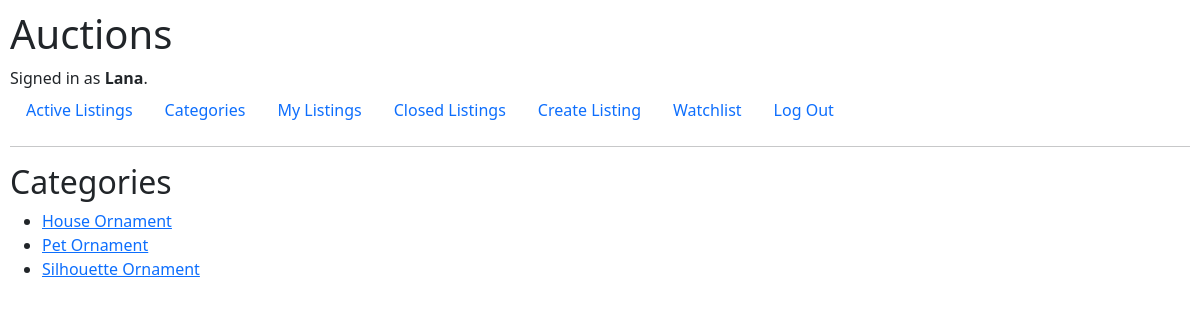
The page /categories (signed in) on the database its author committed.
### auctions/models.py (models this page shows, shortened)
class User(AbstractUser):
    id = models.AutoField(primary_key=True)

class Category(models.Model):
    id = models.AutoField(primary_key=True)
    description = models.CharField(max_length=150)

### auctions/views.py (the view)
# urls.py: path("categories", views.all_categories, name="all_categories"),
def all_categories(request):
    categories = Category.objects.order_by("description")
    return render(request, "auctions/all_categories.html", {
        "categories": categories
    })

### auctions/templates/auctions/all_categories.html
{% extends "auctions/layout.html" %}
{% block body %}
    <h2>Categories</h2>
    <ul>
        {% for category in categories %}
        <li>
            <a href="{% url 'display_category' category.id %}" >{{ category.description }} </a> <br>
        </li>
        {% endfor %}
    </ul>
{% endblock %}

### auctions/templates/auctions/layout.html (shortened to what this page needs)
{% load static %}
<!DOCTYPE html>
<html lang="en">
    <head>
        <link href="https://cdn.jsdelivr.net/npm/bootstrap@5.1.3/dist/css/bootstrap.min.css" rel="stylesheet">
        <link href="{% static 'auctions/styles.css' %}" rel="stylesheet">
    </head>
    <body>
        <h1>Auctions</h1>
        <div>
            {% if user.is_authenticated %}
                Signed in as <strong>{{ user.username }}</strong>.
            {% else %}
                Not signed in.
            {% endif %}
        </div>
        <ul class="nav">
            <li class="nav-item">
                <a class="nav-link" href="{% url 'index' %}">Active Listings</a>
            </li>
            <li class="nav-item">
                <a class="nav-link" href="{% url 'all_categories' %}">Categories</a>
            </li>
            {% if user.is_authenticated %}
                <li class="nav-item">
                    <a class="nav-link" href="{% url 'my_listing' user.id %}">My Listings</a>
                </li>
                <li class="nav-item">
                    <a class="nav-link" href="{% url 'closed_listing' user.id %}">Closed Listings</a>
                </li>
                <li class="nav-item">
                    <a class="nav-link" href="{% url 'create_listing' user.id %}">Create Listing</a>
                </li>
                <li class="nav-item">
                    <a class="nav-link" href="{% url 'watchlist' user.id %}">Watchlist</a>
                </li>
                <li class="nav-item">
                    <a class="nav-link" href="{% url 'logout' %}">Log Out</a>
                </li>
            {% endif %}
        </ul>
        <hr>
        {% block body %}
        {% endblock %}
    </body>
</html>

### auctions/static/auctions/styles.css (style rules this page uses)
body { padding: 10px; }
html { box-sizing: border-box; }
*, *:before, *:after { box-sizing: inherit; }

### rows shown on the page
User: username "Lana"
Category: description "House Ornament"
Category: description "Pet Ornament"
Category: description "Silhouette Ornament"
